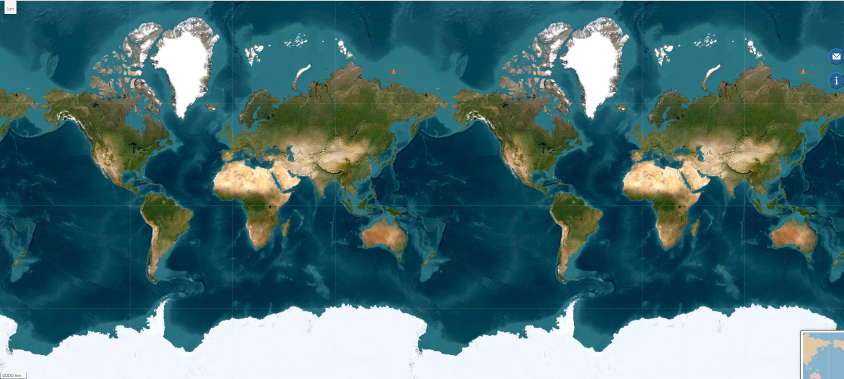
#> input picture ARPY-decoder-Ui/uploads/image-1.png, 1687 x 758 px, found by its file name (shown at 1/2 size)
$ python rebuild_basemap.py
#> lines starting #> are read from the running program, lines starting #| are printed output that depends on the picture; after the words box and inside, x2 and y2 are one past the last pixel; in counts of white or black regions, pixels touching at a corner belong together
#!/usr/bin/env python3
"""Rebuild fleet_basemap.jpg with the CALIBRATED Web-Mercator georeference
recovered by fitting Natural Earth 110m coastlines onto the source frame:
    source col  = P*(lon+180)/360 + C      (P=819, C=1.75)
    source row  = A - B*z(lat)             (A=411.0, B=130.25 z-scale)
vs the original extraction which assumed the equator-centred band
(A=379, B=819/2pi, C=0) -> misregistration of ~32 source px in z.
Projection & raster pipeline identical to build_basemap.py; only the
georeference parameters changed.
"""
from PIL import Image
import numpy as np
import math

SRC = "/home/user/uploads/image-1.png"
OUT = "/home/user/incois-arpy-decoder/decoder-ui/frontend/src/assets/fleet_basemap.jpg"
P, X0, Hv = 819, 54, 758
A_FIT, B_FIT, C_FIT = 411.0, 130.25, 1.75

img = np.asarray(Image.open(SRC).convert("RGB")).astype(np.float32)
H, W = img.shape[:2]
#> H = 758; W = 1687
world = img[:, X0:X0 + P]
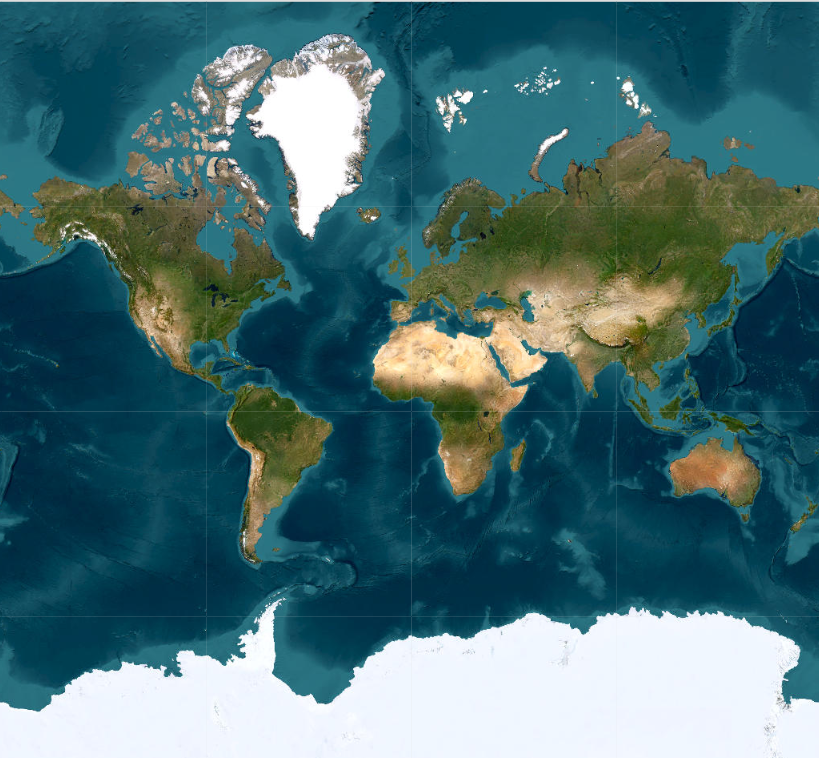
#> world: shape (758, 819, 3) float32; mean R, G, B 72.8, 111.2, 115.6

# same UI-artifact patch as the original build (borrow nearest clean copy)
def masked_regions():
    return [(0, 0, 46, 30), (0, H - 20, 90, H), (W - 45, 60, W, 160), (W - 120, H - 80, W, H)]
def in_mask(x, y):
    return any(xa <= x < xb and ya <= y < yb for (xa, ya, xb, yb) in masked_regions())
for (xa, ya, xb, yb) in masked_regions():
    for x in range(max(0, xa), min(xb, W)):
        col = (x - X0) % P
        for s in (P, -P, 2 * P, -2 * P):
            xs = x + s
            if not (0 <= xs < W): continue
            if all(not in_mask(xs, y) for y in range(max(0, ya), min(yb, H), 8)):
                world[max(0, ya):min(yb, H), col] = img[max(0, ya):min(yb, H), xs]
                break
#> world: shape (758, 819, 3) float32; 0.01% of pixels changed, all inside (x1, y1, x2, y2) = (2, 738, 36, 758)

TW, TH = 1920, 960
#> TW = 1920; TH = 960
out = np.zeros((TH, TW, 3), np.float32)
xs = (np.arange(TW) + 0.5) / TW * P + C_FIT - 0.5   # incl. calibrated lon phase
#> xs = 1920 values from 1.46 to 820
xi0 = np.floor(xs).astype(int); fx = xs - xi0
#> after `xi0 = np.floor(xs).astype(int)`: xi0 = 1920 values from 1 to 820
xi0 = np.clip(xi0, 0, P - 2)
#> xi0 = 1920 values from 1 to 817
for j in range(TH):
    lat = 90 - (j + 0.5) / TH * 180
    phi = math.radians(lat)
    zt = math.log(math.tan(math.pi / 4 + phi / 2))
    ys = A_FIT - B_FIT * zt                    # calibrated Mercator georef
    ys = max(0.0, min(Hv - 1.0, ys))           # clamp polar rows to source band
    y0 = int(math.floor(ys)); fy = ys - y0
    y0 = max(0, min(Hv - 2, y0))
    row = world[y0] + (world[y0 + 1] - world[y0]) * fy
    out[j] = row[xi0] + (row[xi0 + 1] - row[xi0]) * fx[:, None]
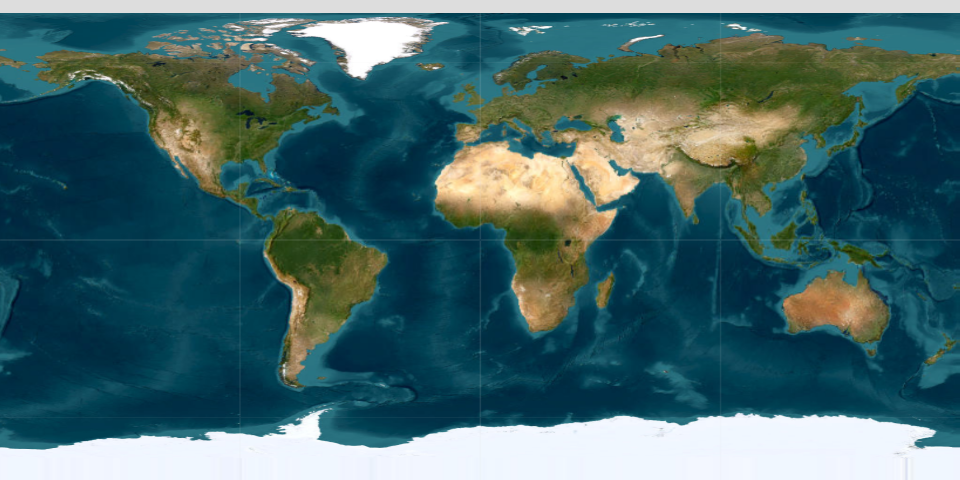
#> out: shape (960, 1920, 3) float32 (shown at 1/2 size); mean R, G, B 67.5, 102.6, 105.6

Image.fromarray(out.astype(np.uint8), "RGB").save(OUT, quality=88, optimize=True)
print("saved", OUT)
